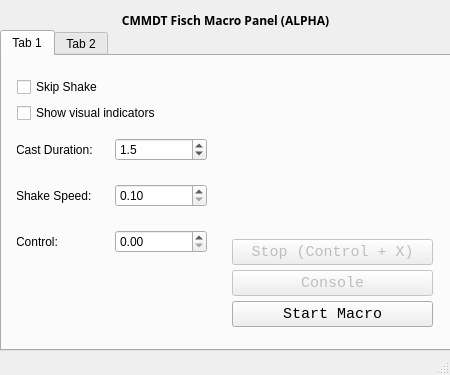
<?xml version="1.0" encoding="UTF-8"?>
<ui version="4.0">
 <class>MainWindow</class>
 <widget class="QMainWindow" name="MainWindow">
  <property name="geometry">
   <rect>
    <x>0</x>
    <y>0</y>
    <width>450</width>
    <height>375</height>
   </rect>
  </property>
  <property name="minimumSize">
   <size>
    <width>450</width>
    <height>375</height>
   </size>
  </property>
  <property name="maximumSize">
   <size>
    <width>450</width>
    <height>375</height>
   </size>
  </property>
  <property name="windowTitle">
   <string>MainWindow</string>
  </property>
  <widget class="QWidget" name="centralwidget">
   <widget class="QLabel" name="label">
    <property name="geometry">
     <rect>
      <x>10</x>
      <y>10</y>
      <width>431</width>
      <height>20</height>
     </rect>
    </property>
    <property name="font">
     <font>
      <family>Noto Kufi Arabic Black</family>
      <weight>75</weight>
      <bold>true</bold>
     </font>
    </property>
    <property name="text">
     <string>CMMDT Fisch Macro Panel (ALPHA)</string>
    </property>
    <property name="alignment">
     <set>Qt::AlignCenter</set>
    </property>
   </widget>
   <widget class="QTabWidget" name="TheTab">
    <property name="geometry">
     <rect>
      <x>0</x>
      <y>30</y>
      <width>451</width>
      <height>321</height>
     </rect>
    </property>
    <property name="currentIndex">
     <number>0</number>
    </property>
    <widget class="QWidget" name="maincontrols">
     <attribute name="title">
      <string>Tab 1</string>
     </attribute>
     <widget class="QFrame" name="frameone">
      <property name="geometry">
       <rect>
        <x>10</x>
        <y>20</y>
        <width>201</width>
        <height>251</height>
       </rect>
      </property>
      <property name="frameShape">
       <enum>QFrame::NoFrame</enum>
      </property>
      <property name="lineWidth">
       <number>1</number>
      </property>
      <widget class="QWidget" name="verticalLayoutWidget_3">
       <property name="geometry">
        <rect>
         <x>0</x>
         <y>1</y>
         <width>201</width>
         <height>251</height>
        </rect>
       </property>
       <layout class="QVBoxLayout" name="mainlayout1">
        <property name="leftMargin">
         <number>5</number>
        </property>
        <item>
         <widget class="QCheckBox" name="skipshake">
          <property name="text">
           <string>Skip Shake</string>
          </property>
         </widget>
        </item>
        <item>
         <widget class="QCheckBox" name="visual_indicators">
          <property name="text">
           <string>Show visual indicators</string>
          </property>
         </widget>
        </item>
        <item>
         <widget class="QFrame" name="castdataframe">
          <property name="minimumSize">
           <size>
            <width>0</width>
            <height>40</height>
           </size>
          </property>
          <property name="frameShape">
           <enum>QFrame::NoFrame</enum>
          </property>
          <property name="lineWidth">
           <number>0</number>
          </property>
          <widget class="QWidget" name="horizontalLayoutWidget_4">
           <property name="geometry">
            <rect>
             <x>-1</x>
             <y>0</y>
             <width>191</width>
             <height>41</height>
            </rect>
           </property>
           <layout class="QHBoxLayout" name="datalayout">
            <item>
             <widget class="QLabel" name="castdurationlabel">
              <property name="text">
               <string>Cast Duration:</string>
              </property>
             </widget>
            </item>
            <item>
             <widget class="QDoubleSpinBox" name="castduration">
              <property name="decimals">
               <number>1</number>
              </property>
              <property name="minimum">
               <double>1.000000000000000</double>
              </property>
              <property name="maximum">
               <double>69.900000000000006</double>
              </property>
              <property name="singleStep">
               <double>0.250000000000000</double>
              </property>
              <property name="value">
               <double>1.500000000000000</double>
              </property>
             </widget>
            </item>
           </layout>
          </widget>
         </widget>
        </item>
        <item>
         <widget class="QFrame" name="latencydataframe">
          <property name="minimumSize">
           <size>
            <width>0</width>
            <height>40</height>
           </size>
          </property>
          <property name="frameShape">
           <enum>QFrame::NoFrame</enum>
          </property>
          <property name="lineWidth">
           <number>0</number>
          </property>
          <widget class="QWidget" name="horizontalLayoutWidget_5">
           <property name="geometry">
            <rect>
             <x>-1</x>
             <y>0</y>
             <width>191</width>
             <height>41</height>
            </rect>
           </property>
           <layout class="QHBoxLayout" name="latencylayout">
            <item>
             <widget class="QLabel" name="latencylabel">
              <property name="text">
               <string>Shake Speed:</string>
              </property>
             </widget>
            </item>
            <item>
             <widget class="QDoubleSpinBox" name="latency">
              <property name="decimals">
               <number>2</number>
              </property>
              <property name="minimum">
               <double>0.100000000000000</double>
              </property>
              <property name="maximum">
               <double>69.900000000000006</double>
              </property>
              <property name="singleStep">
               <double>0.100000000000000</double>
              </property>
              <property name="value">
               <double>0.100000000000000</double>
              </property>
             </widget>
            </item>
           </layout>
          </widget>
         </widget>
        </item>
        <item>
         <widget class="QFrame" name="controldataframe">
          <property name="minimumSize">
           <size>
            <width>0</width>
            <height>40</height>
           </size>
          </property>
          <property name="frameShape">
           <enum>QFrame::NoFrame</enum>
          </property>
          <property name="lineWidth">
           <number>0</number>
          </property>
          <widget class="QWidget" name="horizontalLayoutWidget_8">
           <property name="geometry">
            <rect>
             <x>-1</x>
             <y>0</y>
             <width>191</width>
             <height>41</height>
            </rect>
           </property>
           <layout class="QHBoxLayout" name="controllayout">
            <item>
             <widget class="QLabel" name="controllabel">
              <property name="text">
               <string>Control:</string>
              </property>
             </widget>
            </item>
            <item>
             <widget class="QDoubleSpinBox" name="control">
              <property name="decimals">
               <number>2</number>
              </property>
              <property name="minimum">
               <double>0.000000000000000</double>
              </property>
              <property name="maximum">
               <double>1.000000000000000</double>
              </property>
              <property name="singleStep">
               <double>0.050000000000000</double>
              </property>
              <property name="value">
               <double>0.000000000000000</double>
              </property>
             </widget>
            </item>
           </layout>
          </widget>
         </widget>
        </item>
        <item>
         <spacer name="verticalSpacer">
          <property name="sizeHint" stdset="0">
           <size>
            <width>20</width>
            <height>40</height>
           </size>
          </property>
         </spacer>
        </item>
       </layout>
      </widget>
     </widget>
     <widget class="QFrame" name="frametwo">
      <property name="geometry">
       <rect>
        <x>230</x>
        <y>20</y>
        <width>211</width>
        <height>271</height>
       </rect>
      </property>
      <property name="frameShape">
       <enum>QFrame::NoFrame</enum>
      </property>
      <property name="lineWidth">
       <number>1</number>
      </property>
      <widget class="QWidget" name="verticalLayoutWidget_4">
       <property name="geometry">
        <rect>
         <x>0</x>
         <y>0</y>
         <width>201</width>
         <height>251</height>
        </rect>
       </property>
       <layout class="QVBoxLayout" name="mainlayout2">
        <property name="spacing">
         <number>5</number>
        </property>
        <property name="leftMargin">
         <number>0</number>
        </property>
        <item>
         <spacer name="extend">
          <property name="sizeHint" stdset="0">
           <size>
            <width>20</width>
            <height>40</height>
           </size>
          </property>
         </spacer>
        </item>
        <item>
         <widget class="QPushButton" name="stopbutton">
          <property name="enabled">
           <bool>false</bool>
          </property>
          <property name="font">
           <font>
            <family>Monospace</family>
            <pointsize>11</pointsize>
            <weight>50</weight>
            <bold>false</bold>
           </font>
          </property>
          <property name="text">
           <string>Stop (Control + X)</string>
          </property>
          <property name="icon">
           <iconset theme="QIcon::ThemeIcon::MediaPlaybackStop">
            <normaloff>.</normaloff>.</iconset>
          </property>
          <property name="checkable">
           <bool>false</bool>
          </property>
         </widget>
        </item>
        <item>
         <widget class="QPushButton" name="consolebutton">
          <property name="enabled">
           <bool>false</bool>
          </property>
          <property name="font">
           <font>
            <family>Monospace</family>
            <pointsize>11</pointsize>
            <weight>50</weight>
            <bold>false</bold>
           </font>
          </property>
          <property name="text">
           <string>Console</string>
          </property>
          <property name="icon">
           <iconset theme="QIcon::ThemeIcon::EditPaste">
            <normaloff>.</normaloff>.</iconset>
          </property>
         </widget>
        </item>
        <item>
         <widget class="QPushButton" name="runbutton">
          <property name="font">
           <font>
            <family>Monospace</family>
            <pointsize>11</pointsize>
            <weight>50</weight>
            <bold>false</bold>
           </font>
          </property>
          <property name="text">
           <string>Start Macro</string>
          </property>
          <property name="icon">
           <iconset theme="QIcon::ThemeIcon::MediaPlaybackStart">
            <normaloff>.</normaloff>.</iconset>
          </property>
         </widget>
        </item>
       </layout>
      </widget>
     </widget>
    </widget>
    <widget class="QWidget" name="AdvancedSettings">
     <attribute name="title">
      <string>Tab 2</string>
     </attribute>
    </widget>
   </widget>
  </widget>
  <widget class="QStatusBar" name="statusbar"/>
 </widget>
 <resources/>
 <connections/>
</ui>
